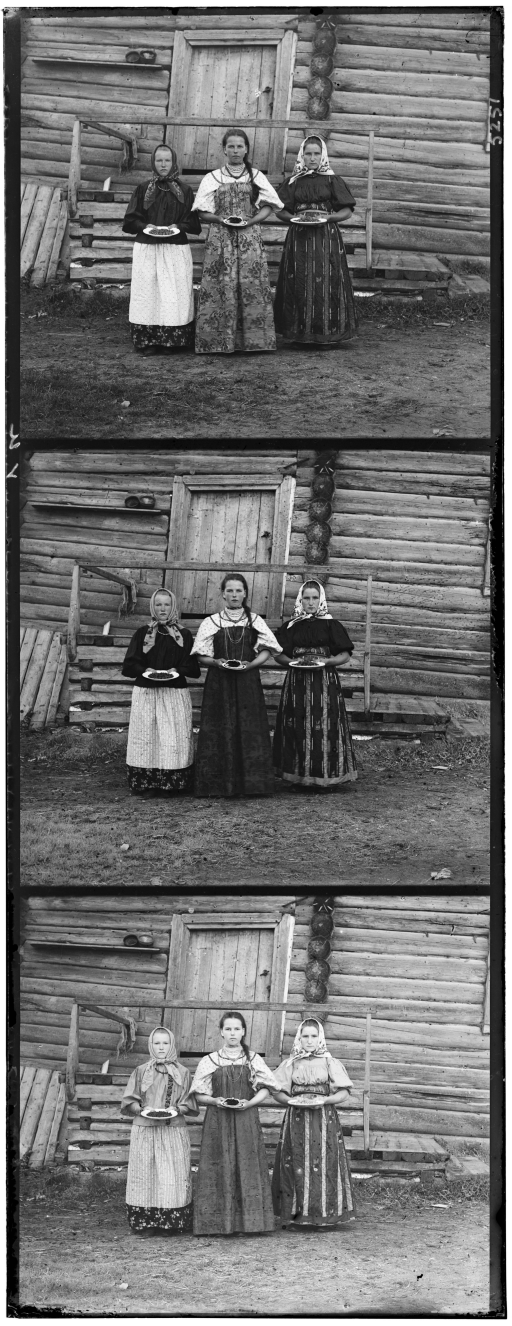
#> input picture Assignment3/09-colorize/prokudin.png, 1024 x 2652 px, found by its file name (shown at 1/2 size)
$ python 09-colorize.py
#> lines starting #> are read from the running program, lines starting #| are printed output that depends on the picture
import numpy
import cv2

numpyInput = cv2.imread(filename='/home/aishwarya/Desktop/Term2/IntroVisual/Assignment3/09-colorize/prokudin.png', flags=cv2.IMREAD_GRAYSCALE).astype(numpy.float32) / 255.0
#> numpyInput: shape (2652, 1024) float32; min 0.00392, max 1, mean 0.437

# align the individual images such that their combination results in a proper color image

# splitting the input into the three individual channels while slightly cropping the boundary

intFirst, intSecond = int(1.0 * numpyInput.shape[0] / 3.0), int(2.0 * numpyInput.shape[0] / 3.0)
#> intFirst = 884; intSecond = 1768

numpyB = numpyInput[:intFirst, :][50:-50, 50:-50]
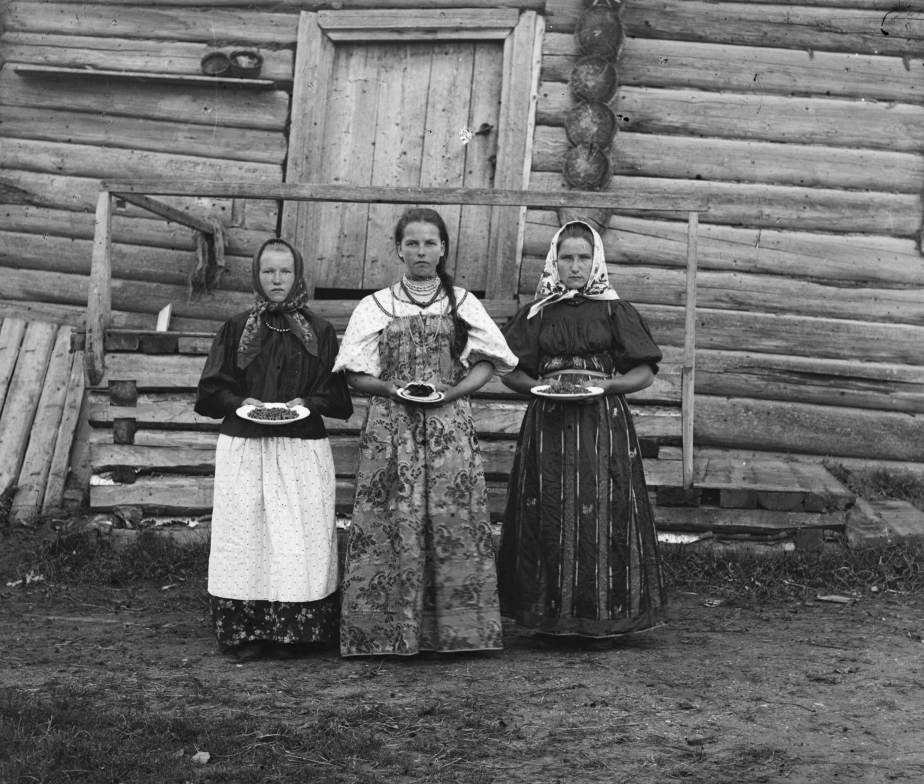
#> numpyB: shape (784, 924) float32; min 0.00392, max 0.984, mean 0.418
numpyG = numpyInput[intFirst:intSecond, :][50:-50, 50:-50]
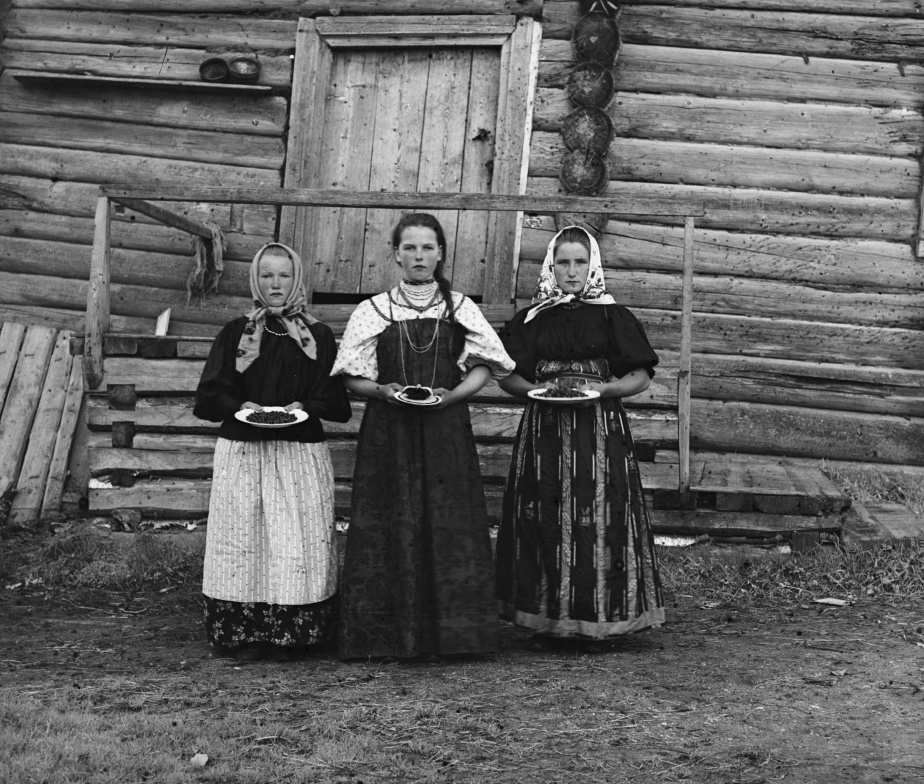
#> numpyG: shape (784, 924) float32; min 0.00392, max 0.973, mean 0.385
numpyR = numpyInput[intSecond:, :][50:-50, 50:-50]
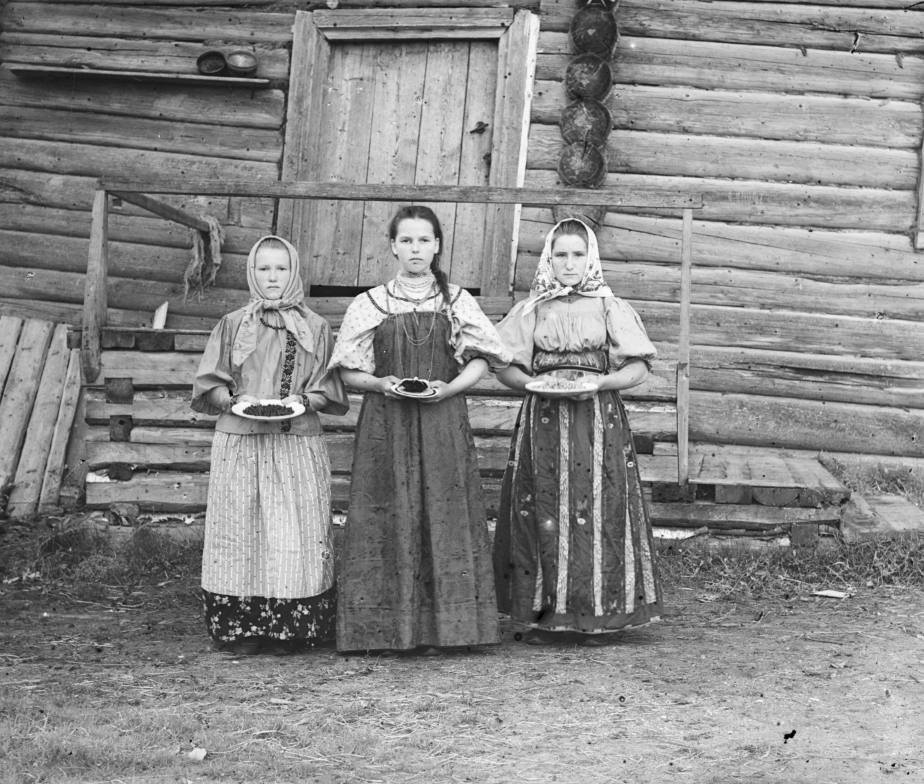
#> numpyR: shape (784, 924) float32; min 0.00392, max 0.988, mean 0.54

# find the homography matrices between the images using cv2.findTransformECC
# based on these matrices, warp numpyG and numpyR towards numpyB using cv2.warpPerspective
# make sure to use inverse warping as stated in the documentation of cv2.findTransformECC
# once the channels are aligned, they can simply be stacked to create the color image

numpyHomographyG = cv2.findTransformECC(templateImage=numpyB, inputImage=numpyG, warpMatrix=numpy.eye(3, 3, 0, numpy.float32), motionType=cv2.MOTION_HOMOGRAPHY, criteria=(cv2.TERM_CRITERIA_MAX_ITER, 10, 0.0))[1]
#> numpyHomographyG = [[0.994, -0.00279, 0.341], [-0.000267, 0.991, 6.77], [1.07e-07, -5.11e-06, 1]]
numpyHomographyR = cv2.findTransformECC(templateImage=numpyB, inputImage=numpyR, warpMatrix=numpy.eye(3, 3, 0, numpy.float32), motionType=cv2.MOTION_HOMOGRAPHY, criteria=(cv2.TERM_CRITERIA_MAX_ITER, 10, 0.0))[1]
#> numpyHomographyR = [[0.994, -0.00258, -2.46], [-0.00266, 0.989, 0.721], [-7.44e-07, -7.15e-06, 1]]


numpyG = cv2.warpPerspective(src=numpyG, M=numpyHomographyG, dsize=(numpyG.shape[1], numpyG.shape[0]), flags=cv2.INTER_LINEAR + cv2.WARP_INVERSE_MAP)
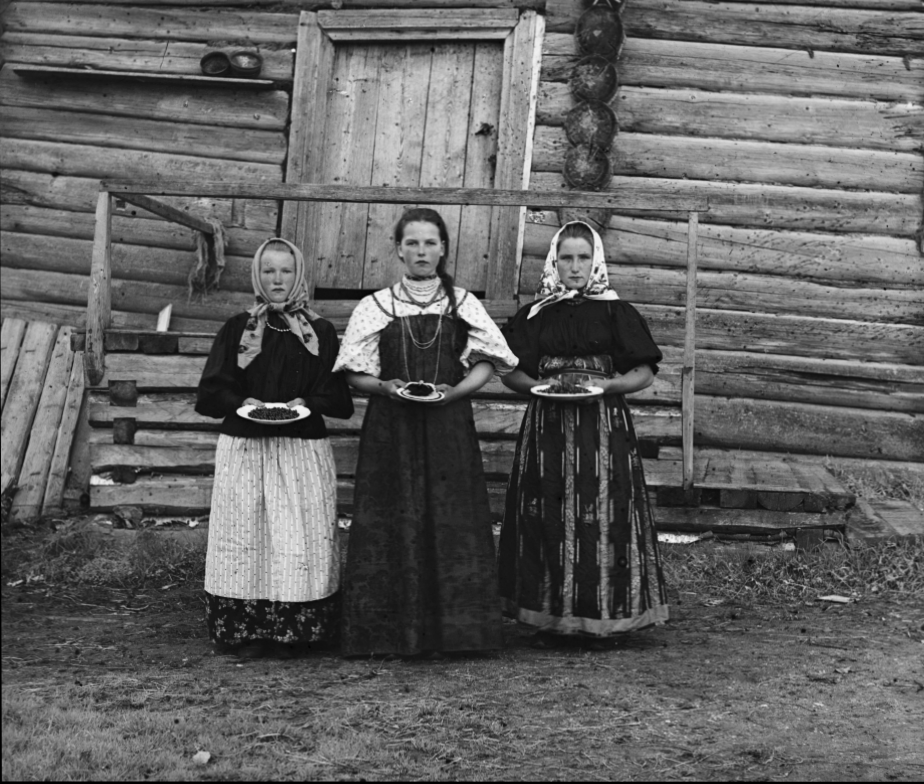
#> numpyG: shape (784, 924) float32; min 0, max 0.968, mean 0.383
numpyR = cv2.warpPerspective(src=numpyR, M=numpyHomographyR, dsize=(numpyR.shape[1], numpyR.shape[0]), flags=cv2.INTER_LINEAR + cv2.WARP_INVERSE_MAP)
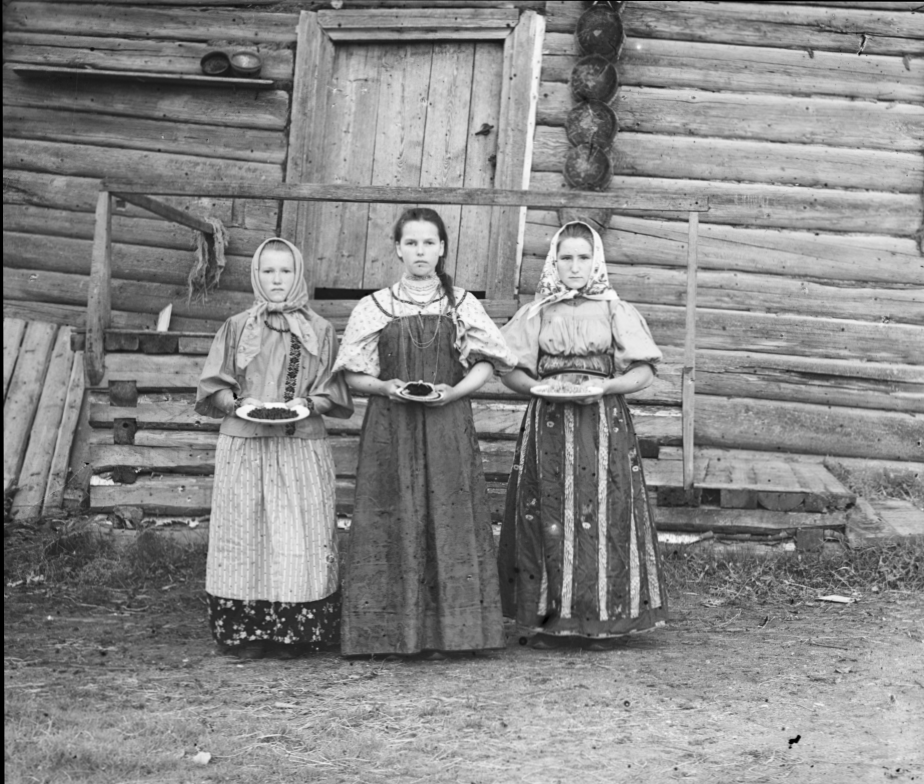
#> numpyR: shape (784, 924) float32; min 0, max 0.984, mean 0.537


numpyOutput = numpy.stack([numpyB, numpyG, numpyR], 2)
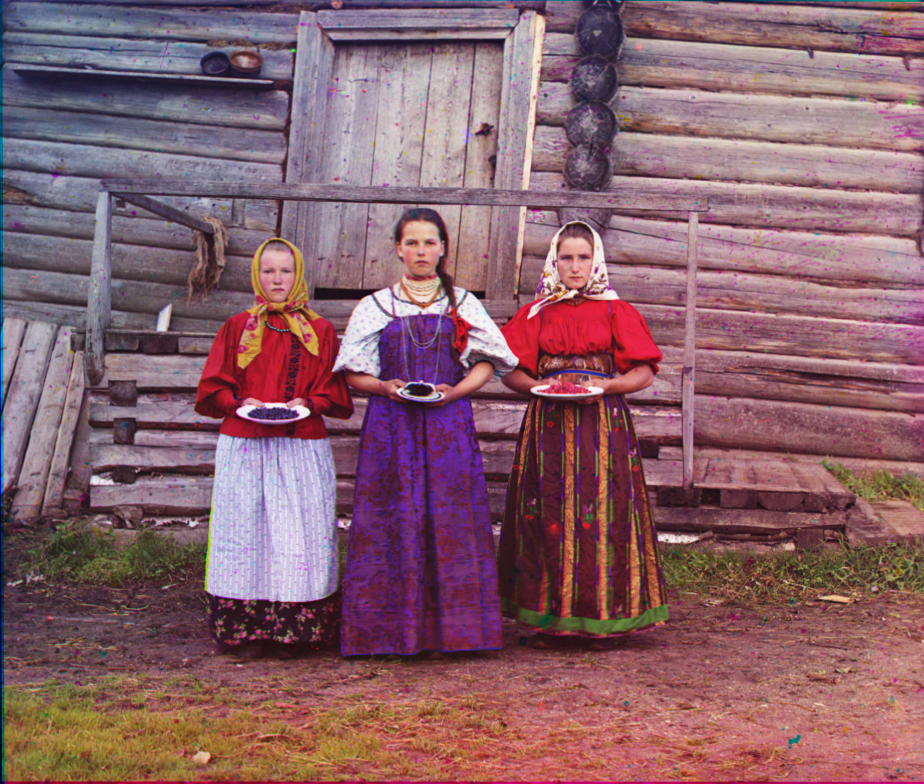
#> numpyOutput: shape (784, 924, 3) float32; mean of channels 0, 1, 2 0.418, 0.383, 0.537; drawn as B, G, R

cv2.imwrite(filename='/home/aishwarya/Desktop/Term2/IntroVisual/Assignment3/09-colorize/09-colorize.png', img=(numpyOutput * 255.0).clip(0.0, 255.0).astype(numpy.uint8))
